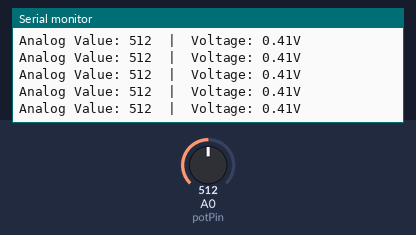
Bench run of a sketch on a simulated Arduino Uno, built with avr-gcc and run on an emulated ATmega328P. Parts: the last lines printed to the serial monitor. The inputs (shaded band) are chosen by the test bench; at power-on: A0 (potPin) = 512.

Above: at 1.2 s.
1.3 s: A0 (potPin) set to 716
At 1.56 s:
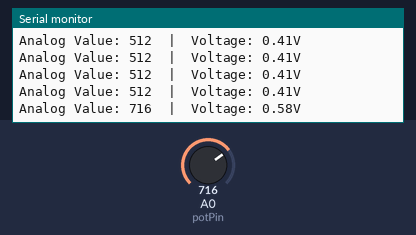
2.8 s: A0 (potPin) set to 900
At 2.97 s:
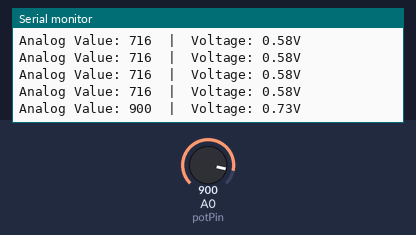
Timing chart, 0 to 5.8 s (numbered marks = the images above; inputs shaded):
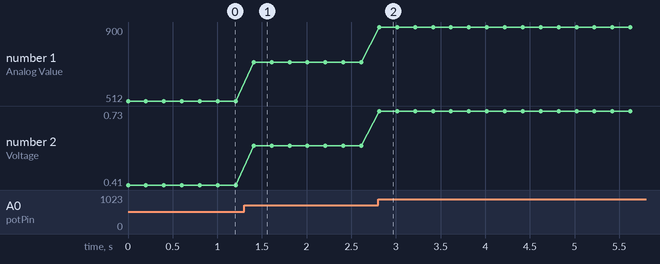

Measured:
- after the input at 1.3 s, the serial monitor: prints a new line after 0.11 s (image 1)
- after the input at 2.8 s, the serial monitor: prints a new line at once (image 2)
- plotted number 1: 512 → 716 after the input at 1.3 s, 716 → 900 after the input at 2.8 s
- plotted number 2: 0.41 → 0.58 after the input at 1.3 s, 0.58 → 0.73 after the input at 2.8 s

The sketch:

code.ino
```cpp
int potPin = A0;
int adc = 0;
float voltage = 0.0;

void setup() {
  Serial.begin(9600);
}

void loop() {
  adc = analogRead(potPin);
  voltage = adc * (3.3 / 4095.0);

  Serial.print("Analog Value: ");
  Serial.print(adc);
  Serial.print("  |  Voltage: ");
  Serial.print(voltage, 2);
  Serial.print("V");
  Serial.println("");
  delay(200);
}
```
